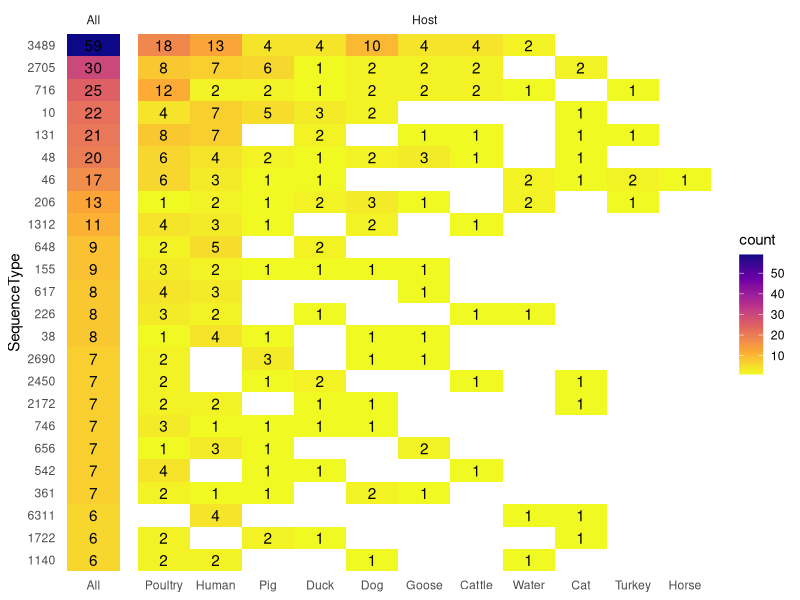

The R source for this figure: (Note: this script raises an error after producing the figure.)
require(tidyverse)
ST =read.csv2("ST_data_updated.txt",sep=" ",h=F)
met = readxl::read_xlsx("Metadata.xlsx")
met %>%  glimpse
colnames(ST) = c("Sample","ST")
data = met %>% select(True_indiv_name,Host) %>% left_join(ST,by = c("True_indiv_name"="Sample"))

hostlevel=data %>% group_by(Host) %>% summarize(count = n()) %>% arrange(desc(count)) %>% select(Host) %>% as.vector()
hostlevel = c("All",hostlevel$Host)

heat1 = data %>%
  group_by(Host,ST) %>%
  summarize(Host,STcount = n()) %>% unique
heat1 = heat1[,c(2,1,3)]

heat2 = data %>%
  group_by(ST) %>%
  summarize(Host="All",STcount = n())
above5 = heat2 %>% filter(STcount > 5) %>% select(ST)

STlevel = heat2 %>% filter(STcount > 5) %>% filter(ST!="0") %>% arrange(STcount) %>% select(ST)
STlevel

dataf = rbind(as.data.frame(heat2),as.data.frame(heat1)) %>%
  filter(ST %in% above5$ST) %>%
  filter(ST !="0")
#dataf = dataf %>% complete(expand(dataf,ST,Host),fill=list(STcount=0))

dataf %>%
  mutate(type = ifelse(Host=="All","All","Host")) %>%
  mutate(Host = factor(Host,levels = hostlevel) ) %>%
  mutate(ST = factor(ST,levels = STlevel$ST)) %>%
  ggplot() + geom_tile(aes(x=Host,y=ST,fill=STcount)) +
  geom_text(aes(x=Host,y=ST,label=STcount)) +
  scale_fill_viridis_c(name = "count",direction = -1,option="C") +
  theme_minimal() + theme(panel.grid=element_blank()) +
  facet_grid(cols = vars(type),scales = "free",space="free") + xlab(NULL) + ylab("SequenceType")

+
  facet_grid(rows=vars(species),cols = vars(type),scales = "free",space="free") +
  xlab(NULL)
ggsave("Figure2_A.svg",width=8,height=6)



